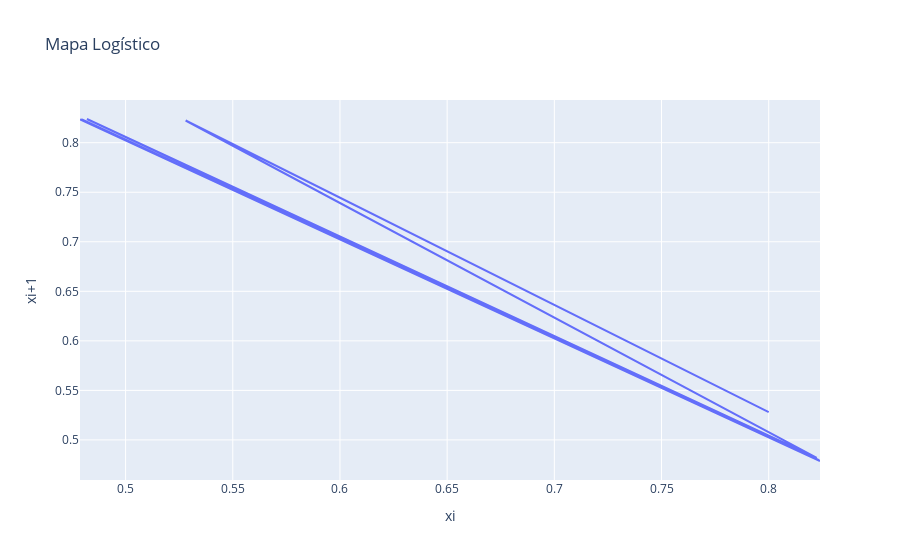

Write notebook code for a chart like this one.
### Code cell
x, y = ler_dados(r"D:\programação no windows\introFiscomp\introFiscomp\projeto_5\map.dat")
df = pd.DataFrame({"xi": x, "xi+1": y})

# df = pd.read_csv("projeto_5/map.dat", delimiter="\t", header=None)


fig = px.line(x="xi", y="xi+1", data_frame=df, title="Mapa Logístico")


fig.show()

### Figure 1 — Plotly figure (JSON) as saved in the notebook; plotly's stock layout.template omitted (floating-point values rounded to 4 significant figures; data arrays with more than 128 entries replaced by an {"elided": "..."} marker saying what was removed)
{"data": [{"hovertemplate": "xi=%{x}<br>xi+1=%{y}<extra></extra>", "legendgroup": "", "line": {"color": "#636efa", "dash": "solid"}, "marker": {"symbol": "circle"}, "mode": "lines", "name": "", "orientation": "v", "showlegend": false, "type": "scatter", "x": {"elided": "1000 float values"}, "xaxis": "x", "y": {"elided": "1000 float values"}, "yaxis": "y"}], "layout": {"legend": {"tracegroupgap": 0}, "title": {"text": "Mapa Logístico"}, "xaxis": {"anchor": "y", "domain": [0, 1], "title": {"text": "xi"}}, "yaxis": {"anchor": "x", "domain": [0, 1], "title": {"text": "xi+1"}}}}
